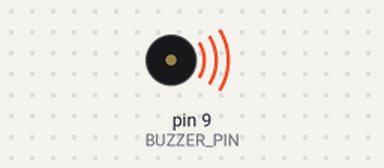
The sketch below on a simulated Arduino Uno, built with avr-gcc and run on an emulated ATmega328P. Shown: buzzer (waves = sounding).

Above: at 0.5 s.
Timing chart, 0 to 4.6 s (numbered marks = the images above):
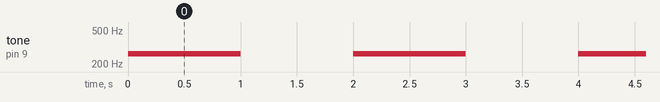

Measured:
- by itself, tone on pin 9 (BUZZER_PIN): alternates 262 Hz for 1.0 s and silent for 1.0 s

The sketch:

basic_tone.ino
```cpp
const int BUZZER_PIN = 9;  // 蜂鳴器接在 9 腳位（PWM）

void setup() {
  pinMode(BUZZER_PIN, OUTPUT);
}

void loop() {
  tone(BUZZER_PIN, 262);  // 播放 Do (C4 - 262Hz)
  delay(1000);            // 持續 1 秒

  noTone(BUZZER_PIN);     // 停止發聲
  delay(1000);            // 暫停 1 秒
}
```
